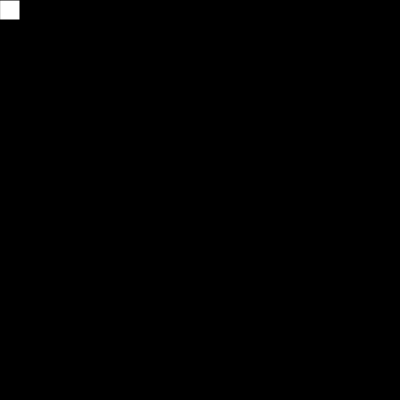
Frame 1 (no input)
Frame 60 (no input): identical to frame 1, image omitted
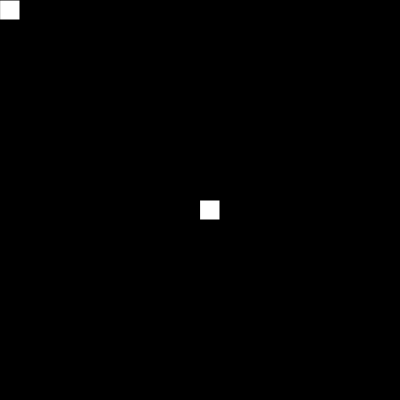
Frame 120 (the mouse pressed at the canvas centre since frame 60)

The p5.js sketch that drew these frames (run headless with seeded random() and noise() and a simulated clock; from frame 60 on, the mouse is pressed at the canvas centre):

// p5.js sketch
// ── sketch.js
console.log("this message is from sketch.js")

function setup() {
    createCanvas(400,400);
    background(0)
}

function draw() {

}

function mouseMoved(){
    rect(mouseX, mouseY, 20, 20);
}
